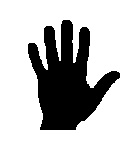
#> input picture HW4/images/img1.jpg, 136 x 157 px
$ jupyter execute Q6.ipynb
#> lines starting #> are read from the running program, lines starting #| are printed output that depends on the picture
# Q6

Import some prerequisites:

[cell 1]
import cv2
import numpy as np
import matplotlib.pyplot as plt

Run this cell for plotting.

[cell 2]
def plotter(img_list, r, w, gray, wr, hr, fig_name = None):
    '''
    Plots images' list with its' caption and saves result image if you want.

    Parameters:
        img_list (list): The list of tuples of image and its' caption.
        r (int): The number of row(s).
        w (int): The number of colunm(s).
        gray (bool): The flag for plotting images in grayscale mode.
        wr (int): The width of one figure.
        hr (int): The height of one figure.
        fig_name (str): The name of the image of the plot. if not set this parameter the plot doesn't save.
    '''

    plt.rcParams['figure.figsize'] = (wr, hr)
    for i in range(len(img_list)):
        plt.subplot(r, w, i + 1)
        if img_list[i][2] == 'img':
            if gray:
                plt.imshow(img_list[i][0], cmap = 'gray')
            else:
                plt.imshow(img_list[i][0])
            plt.xticks([])
            plt.yticks([])
        elif img_list[i][2] == 'hist':
            plt.bar(np.arange(len(img_list[i][0])), img_list[i][0], color = 'c')
        else:
            raise Exception("Only image or histogram. Use third parameter of tuples in img_list and set it to img or hist.")
        plt.title(img_list[i][1])
    if fig_name is not None:
        plt.savefig(fig_name + '.png')
    plt.show()

Here is for your helper functions(optional).

Implement this function to get the input image and return the skeleton of the input image.

[cell 3]
import numpy as np

def dilate(img, kernel):
    '''
    Dilates image with given kernel.

    Parameters:
        img (np.ndarray): The image to dilate.
        kernel (np.ndarray): The kernel to dilate image with.

    Returns:
        np.ndarray: The dilated image.
    '''

    # Get the height and width of the kernel
    kernel_height, kernel_width = kernel.shape

    # Calculate the half height and half width of the kernel
    kernel_half_height = kernel_height // 2
    kernel_half_width = kernel_width // 2

    # Pad the image with zeros to handle border pixels
    padded_img = np.pad(img, ((kernel_half_height, kernel_half_height), (kernel_half_width, kernel_half_width)), mode='constant')

    # Create patches of the image using the kernel size
    img_patches = np.lib.stride_tricks.sliding_window_view(padded_img, kernel.shape)

    # Compute element-wise multiplication between patches and kernel,
    # and take the maximum value along the last two dimensions
    max_vals = np.max(img_patches * kernel, axis=(2, 3))

    # Convert the result to the same data type as the original image
    img_dilated = max_vals.astype(img.dtype)

    # Return the dilated image
    return img_dilated

Test implementation

[cell 4]
image_list = []

image1 = cv2.imread('./images/img1.jpg', cv2.IMREAD_GRAYSCALE)
#> image1 is the input picture: shape (157, 136); min 0, max 255, mean 192.1
image_list.append([image1, 'image 1', 'img'])
image1_dilate = dilate(image1, np.array([[0, 1, 0], [1, 1, 1], [0, 1, 0]]))
#> in dilate, `max_vals = np.max(img_patches * kernel, axis=(2, 3))`: max_vals: shape (157, 136) int64; 15 distinct labels, from 0 to 255
image_list.append([image1_dilate, 'dilate of image 1','img'])

image2 = cv2.imread('./images/img2.jpg', cv2.IMREAD_GRAYSCALE)
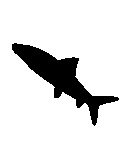
#> input picture HW4/images/img2.jpg, 133 x 156 px
#> image2 is the input picture: shape (156, 133); min 0, max 255, mean 225.5
image_list.append([image2, 'image 2', 'img'])
image2_dilate= dilate(image2, np.array([[0, 1, 0], [1, 1, 1], [0, 1, 0]]))
#> in dilate (call 2), `max_vals = np.max(img_patches * kernel, axis=(2, 3))`: max_vals: shape (156, 133) int64; 14 distinct labels, from 0 to 255
image_list.append([image2_dilate, 'dilate of image 2','img'])

image3 = cv2.imread('./images/img3.jpg', cv2.IMREAD_GRAYSCALE)
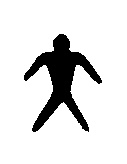
#> input picture HW4/images/img3.jpg, 127 x 164 px
#> image3 is the input picture: shape (164, 127); min 0, max 255, mean 223
image_list.append([image3, 'image 3', 'img'])
image3_dilate = dilate(image3, np.array([[0, 1, 0], [1, 1, 1], [0, 1, 0]]))
#> in dilate (call 3), `max_vals = np.max(img_patches * kernel, axis=(2, 3))`: max_vals: shape (164, 127) int64; 14 distinct labels, from 0 to 255
image_list.append([image3_dilate, 'dilate of image 3', 'img'])

image4 = cv2.imread('./images/img4.jpg', cv2.IMREAD_GRAYSCALE)
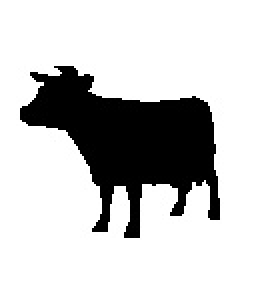
#> input picture HW4/images/img4.jpg, 129 x 142 px (shown 2 times larger)
#> image4 is the input picture: shape (142, 129); min 0, max 255, mean 198.1
image_list.append([image4, 'image 4', 'img'])
image4_dilate = dilate(image4, np.array([[0, 1, 0], [1, 1, 1], [0, 1, 0]]))
#> in dilate (call 4), `max_vals = np.max(img_patches * kernel, axis=(2, 3))`: max_vals: shape (142, 129) int64; 14 distinct labels, from 0 to 255
image_list.append([image4_dilate, 'dilate of image 4', 'img'])

plotter(image_list, 4, 2, True, 10, 10, 'Q6-a-dilate')
#> the loop in plotter, `for i in range(len(img_list)):` made 8 passes

[cell 5]
import numpy as np

def erode(img, kernel):
    '''
    Erodes image with given kernel.

    Parameters:
        img (np.ndarray): The image to erode.
        kernel (np.ndarray): The kernel to erode image with.

    Returns:
        np.ndarray: The eroded image.
    '''

    # Create an empty array of the same shape as the input image
    img_eroded = np.zeros(img.shape, dtype=np.uint8)
#> img_eroded: shape (157, 136); every value is 0

    # Get the height and width of the kernel
    kernel_height, kernel_width = kernel.shape
#> kernel_height = 3; kernel_width = 3

    # Calculate the half height and half width of the kernel
    kernel_half_height = kernel_height // 2
#> kernel_half_height = 1
    kernel_half_width = kernel_width // 2
#> kernel_half_width = 1

    # Pad the image with zeros to handle border pixels
    img_padded = np.pad(img, ((kernel_half_height, kernel_half_height), (kernel_half_width, kernel_half_width)), mode='constant')

    # Iterate over each pixel in the input image
    for i in range(img.shape[0]):
        for j in range(img.shape[1]):
            # Extract the patch of the image corresponding to the kernel size
            img_patch = img_padded[i:i+kernel_height, j:j+kernel_width]

            # Get the minimum value of the patch where the kernel is non-zero
            min_value = np.min(img_patch[kernel > 0])

            # Assign the minimum value to the corresponding pixel in the eroded image
            img_eroded[i, j] = min_value

    # Return the eroded image
    return img_eroded

Test your implementation

[cell 6]
image_list = []

image1 = cv2.imread('./images/img1.jpg', cv2.IMREAD_GRAYSCALE)
image_list.append([image1, 'image 1', 'img'])
image1_erode = erode(image1, np.array([[0, 1, 0], [1, 1, 1], [0, 1, 0]]))
image_list.append([image1_erode, 'erode of image 1','img'])

image2 = cv2.imread('./images/img2.jpg', cv2.IMREAD_GRAYSCALE)
image_list.append([image2, 'image 2', 'img'])
image2_erode= erode(image2, np.array([[0, 1, 0], [1, 1, 1], [0, 1, 0]]))
#> in erode (call 2), `img_eroded = np.zeros(img.shape, dtype=np.uint8)`: img_eroded: shape (156, 133); every value is 0
image_list.append([image2_erode, 'erode of image 2','img'])

image3 = cv2.imread('./images/img3.jpg', cv2.IMREAD_GRAYSCALE)
image_list.append([image3, 'image 3', 'img'])
image3_erode = erode(image3, np.array([[0, 1, 0], [1, 1, 1], [0, 1, 0]]))
#> in erode (call 3), `img_eroded = np.zeros(img.shape, dtype=np.uint8)`: img_eroded: shape (164, 127); every value is 0
#> after the loop in erode (call 3), `for i in range(img.shape[0]):`:
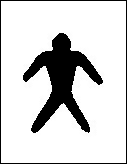
#> img_eroded: shape (164, 127); min 0, max 255, mean 211.2
image_list.append([image3_erode, 'erode of image 3', 'img'])

image4 = cv2.imread('./images/img4.jpg', cv2.IMREAD_GRAYSCALE)
image_list.append([image4, 'image 4', 'img'])
image4_erode = erode(image4, np.array([[0, 1, 0], [1, 1, 1], [0, 1, 0]]))
#> in erode (call 4), `img_eroded = np.zeros(img.shape, dtype=np.uint8)`: img_eroded: shape (142, 129); every value is 0
#> after the loop in erode (call 4), `for i in range(img.shape[0]):`:
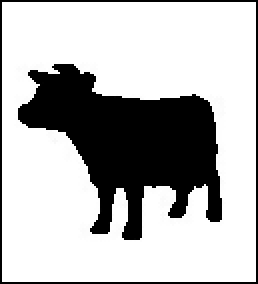
#> img_eroded: shape (142, 129) (shown 2 times larger); min 0, max 255, mean 184.2
image_list.append([image4_erode, 'erode of image 4', 'img'])

plotter(image_list, 4, 2, True, 10, 10, 'Q6-a-erode')
#> the loop in plotter (call 2), `for i in range(len(img_list)):` made 8 passes

[cell 7]
def open_morphology(img, kernel):
    '''
    Performs opening morphology operation on the image.

    Parameters:
        img (numpy.ndarray): The image to perform opening morphology operation on.
        kernel (numpy.ndarray): The kernel to use for erosion and dilation.

    Returns:
        numpy.ndarray: The resulting image after opening morphology operation.
    '''

    # Perform erosion on the input image using the given kernel
    eroded_img = erode(img, kernel)

    # Perform dilation on the eroded image using the same kernel
    opened_img = dilate(eroded_img, kernel)
#> in dilate (call 5), `max_vals = np.max(img_patches * kernel, axis=(2, 3))`:
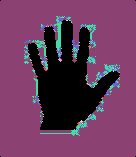
#> max_vals: shape (157, 136) int64; 14 distinct labels, from 0 to 255; one colour per label, 0 black

    # Return the resulting image after the opening morphology operation
    return opened_img

Test your implementatino

[cell 8]
image_list = []

image1 = cv2.imread('./images/img1.jpg', cv2.IMREAD_GRAYSCALE)
image_list.append([image1, 'image 1', 'img'])
image1_open = open_morphology(image1, np.array([[0, 1, 0], [1, 1, 1], [0, 1, 0]]))
image_list.append([image1_open, 'open of image 1','img'])

image2 = cv2.imread('./images/img2.jpg', cv2.IMREAD_GRAYSCALE)
image_list.append([image2, 'image 2', 'img'])
image2_open= open_morphology(image2, np.array([[0, 1, 0], [1, 1, 1], [0, 1, 0]]))
#> in dilate (call 6), `max_vals = np.max(img_patches * kernel, axis=(2, 3))`:
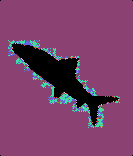
#> max_vals: shape (156, 133) int64; 13 distinct labels, from 0 to 255; one colour per label, 0 black
image_list.append([image2_open, 'open of image 2','img'])

image3 = cv2.imread('./images/img3.jpg', cv2.IMREAD_GRAYSCALE)
image_list.append([image3, 'image 3', 'img'])
image3_open = open_morphology(image3, np.array([[0, 1, 0], [1, 1, 1], [0, 1, 0]]))
#> in dilate (call 7), `max_vals = np.max(img_patches * kernel, axis=(2, 3))`:
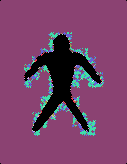
#> max_vals: shape (164, 127) int64; 14 distinct labels, from 0 to 255; one colour per label, 0 black
image_list.append([image3_open, 'open of image 3', 'img'])

image4 = cv2.imread('./images/img4.jpg', cv2.IMREAD_GRAYSCALE)
image_list.append([image4, 'image 4', 'img'])
image4_open = open_morphology(image4, np.array([[0, 1, 0], [1, 1, 1], [0, 1, 0]]))
#> in dilate (call 8), `max_vals = np.max(img_patches * kernel, axis=(2, 3))`:
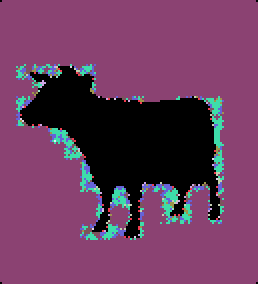
#> max_vals: shape (142, 129) int64 (shown 2 times larger); 14 distinct labels, from 0 to 255; one colour per label, 0 black
image_list.append([image4_open, 'open of image 4', 'img'])

plotter(image_list, 4, 2, True, 10, 10, 'Q6-a-open')

[cell 9]
def close_morphology(img, kernel):
    '''
    Performs closing morphology operation on the image.

    Parameters:
        img (numpy.ndarray): The image to perform closing morphology operation on.
        kernel (numpy.ndarray): The kernel to use for dilation and erosion.

    Returns:
        numpy.ndarray: The resulting image after closing morphology operation.
    '''

    # Perform dilation on the input image using the given kernel
    dilated_img = dilate(img, kernel)

    # Perform erosion on the dilated image using the same kernel
    closed_img = erode(dilated_img, kernel)
#> in erode (call 12), `img_padded = np.pad(img, ((kernel_half_height, kernel_half_height), (k..`:
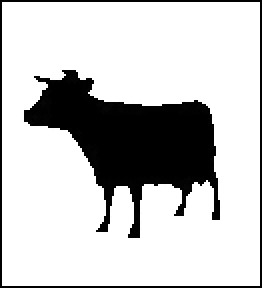
#> img_padded: shape (144, 131) (shown 2 times larger); min 0, max 255, mean 198.6

    # Return the resulting image after the closing morphology operation
    return closed_img

Test your implemention

[cell 10]
image_list = []

image1 = cv2.imread('./images/img1.jpg', cv2.IMREAD_GRAYSCALE)
image_list.append([image1, 'image 1', 'img'])
image1_close = close_morphology(image1, np.array([[0, 1, 0], [1, 1, 1], [0, 1, 0]]))
image_list.append([image1_close, 'close of image 1','img'])

image2 = cv2.imread('./images/img2.jpg', cv2.IMREAD_GRAYSCALE)
image_list.append([image2, 'image 2', 'img'])
image2_close= close_morphology(image2, np.array([[0, 1, 0], [1, 1, 1], [0, 1, 0]]))
image_list.append([image2_close, 'close of image 2','img'])

image3 = cv2.imread('./images/img3.jpg', cv2.IMREAD_GRAYSCALE)
image_list.append([image3, 'image 3', 'img'])
image3_close = close_morphology(image3, np.array([[0, 1, 0], [1, 1, 1], [0, 1, 0]]))
image_list.append([image3_close, 'close of image 3', 'img'])

image4 = cv2.imread('./images/img4.jpg', cv2.IMREAD_GRAYSCALE)
image_list.append([image4, 'image 4', 'img'])
image4_close = close_morphology(image4, np.array([[0, 1, 0], [1, 1, 1], [0, 1, 0]]))
image_list.append([image4_close, 'close of image 4', 'img'])

plotter(image_list, 4, 2, True, 10, 10, 'Q6-a-close')

# Part 2

[cell 11]
#Write your code here
#Like last part, you should make output of each operation separately. Name output image files like this format: Q6-b-dilate, Q6-b-erode

# Define the kernel
kernel = np.array([[0, 1, 0], [1, 1, 1], [0, 1, 0]], dtype=np.uint8)
#> kernel = [[0, 1, 0], [1, 1, 1], [0, 1, 0]]

# Define the list of operations to perform
operations = ['dilate', 'erode', 'open', 'close']

# Load the images
images = {
    'image1': cv2.imread('./images/img1.jpg', cv2.IMREAD_GRAYSCALE),
    'image2': cv2.imread('./images/img2.jpg', cv2.IMREAD_GRAYSCALE),
    'image3': cv2.imread('./images/img3.jpg', cv2.IMREAD_GRAYSCALE),
    'image4': cv2.imread('./images/img4.jpg', cv2.IMREAD_GRAYSCALE)
}

# Create a dictionary to store the results of each operation
operations_images = {}
for operation in operations:
    operations_images[operation] = {}

# Perform dilation and erosion operations on the images
for i in range(1, 5):
    image = images[f'image{i}']
    operations_images['dilate'][f'image{i}'] =cv2.dilate(image, kernel)
    operations_images['erode'][f'image{i}'] = cv2.erode(image, kernel)
    operations_images['open'][f'image{i}'] = cv2.morphologyEx(image, cv2.MORPH_OPEN, kernel)
    operations_images['close'][f'image{i}'] = cv2.morphologyEx(image, cv2.MORPH_CLOSE, kernel)
#> after the loop, operations_images = 4 items


# Plot the results
image_list = []
for operation in operations:
    for image in operations_images[operation]:
        image_list.append([images[image], f'{image}', 'img'])
        image_list.append([operations_images[operation][image], f'{operation} of {image}', 'img'])
    plotter(image_list, 4, 2, True, 10, 10, f'Q6-b-{operation}')
    image_list = []

# Part 3: optional
Skeleton of image

[cell 12]
import cv2
import numpy as np

def get_skeleton(image, kernel):
    """
    Finds the skeleton of the input image.

    Parameters:
        image (numpy.ndarray): The input image.
        kernel (numpy.ndarray): The kernel for morphology operations.

    Returns:
        numpy.ndarray: The skeleton image.
    """

    # Threshold the image to convert it to a binary image
    _, binary_image = cv2.threshold(image, 100, 255, cv2.THRESH_BINARY_INV)

    # Create an empty array to store the skeleton image
    skeleton = np.zeros(image.shape, dtype=np.uint8)

    # Convert the kernel to the appropriate data type
    kernel = kernel.astype(np.uint8)
#> kernel = [[0, 1, 0], [1, 1, 1], [0, 1, 0]]

    # Perform skeletonization until the binary image is completely eroded
    while True:
        # Erode the binary image using the specified kernel
        eroded = erode(binary_image, kernel)

        # Dilate the eroded image using the specified kernel
        dilated = dilate(eroded, kernel)

        # Subtract the dilated image from the original binary image
        subtracted = cv2.subtract(binary_image[:dilated.shape[0], :dilated.shape[1]], dilated.astype(image.dtype))

        # Perform bitwise OR operation between the skeleton image and the subtracted image
        skeleton = cv2.bitwise_or(skeleton, subtracted)

        # Update the binary image with the eroded image for the next iteration
        binary_image = eroded

        # Check if the binary image is completely eroded (no non-zero pixels remaining)
        if cv2.countNonZero(binary_image) == 0:
            # Exit the loop if the binary image is completely eroded
            break

    # Invert the skeleton image to obtain the final result
    skeleton = cv2.bitwise_not(skeleton)

    # Return the skeleton image
    return skeleton

Test your implementation (don't change this cell).

[cell 13]
image_list = []

image1 = cv2.imread('./images/img1.jpg', cv2.IMREAD_GRAYSCALE)
image_list.append([image1, 'image 1', 'img'])
image1_skeleton = get_skeleton(image1, np.array([[0, 1, 0], [1, 1, 1], [0, 1, 0]]))
image_list.append([image1_skeleton, 'skeleton of image 1','img'])

image2 = cv2.imread('./images/img2.jpg', cv2.IMREAD_GRAYSCALE)
image_list.append([image2, 'image 2', 'img'])
image2_skeleton= get_skeleton(image2, np.array([[0, 1, 0], [1, 1, 1], [0, 1, 0]]))
image_list.append([image2_skeleton, 'skeleton of image 2','img'])

image3 = cv2.imread('./images/img3.jpg', cv2.IMREAD_GRAYSCALE)
image_list.append([image3, 'image 3', 'img'])
image3_skeleton = get_skeleton(image3, np.array([[0, 1, 0], [1, 1, 1], [0, 1, 0]]))
image_list.append([image3_skeleton, 'skeleton of image 3', 'img'])

image4 = cv2.imread('./images/img4.jpg', cv2.IMREAD_GRAYSCALE)
image_list.append([image4, 'image 4', 'img'])
image4_skeleton = get_skeleton(image4, np.array([[0, 1, 0], [1, 1, 1], [0, 1, 0]]))
image_list.append([image4_skeleton, 'skeleton of image 4', 'img'])

plotter(image_list, 4, 2, True, 10, 10, 'Q6-c')
